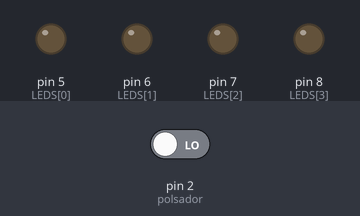
A sketch run on a simulated Arduino Uno, built with avr-gcc and run on an emulated ATmega328P. On the bench: output pins drawn as LEDs (lit = HIGH). Dashed ring = blinking. The test bench sets the inputs (shaded band); at power-on: pin 2 (polsador) LOW.

Above: at 1.2 s.
1.3 s: pin 2 (polsador) driven HIGH
At 4.2 s:
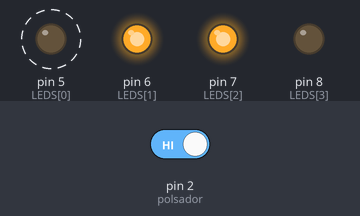
4.3 s: pin 2 (polsador) driven LOW
At 5.0 s:
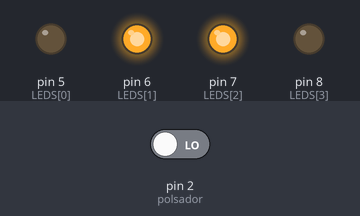
5.8 s: pin 2 (polsador) driven HIGH
At 8.2 s:
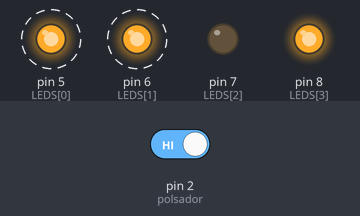
Timing chart, 0 to 17.8 s (numbered marks = the images above; inputs shaded):
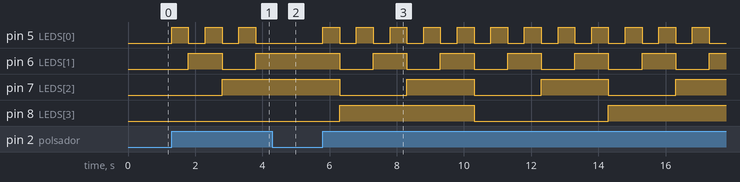

The sketch:

ARRAY8LEDS5.ino
```cpp
/****************************************************************
**                                                             **
**                          TÍTOL:                             **
**                       ARRAYde8LEDS 5                        **
**                                                             **
**  NOM: Mohamed el Marnissi                  DATA: 06/02/2017 **
****************************************************************/
//************************ INCLUDE ******************************


//*********************** VARIABLES *****************************

int LEDS[4] = {5, 6, 7, 8};// estableix array amb valor int de 4 variables
int comptar=1;//estableix variable comptar amb valor int
int t=500;// estableix variable t amb valor int
const int polsador=2;//estableix la variable polsador amb un valor constant int

//************************** SETUP ******************************

void setup() {                 // configura el final de salida

  for ( int i = 0; i < 4; i++)//inicia funcio for, estableix variable i amb un valor de 0 , condiciona, si i es inferior a 4 incrementa el valor de i en 1.
  {
    pinMode(LEDS[i], OUTPUT);// estableix totes les variables de l'array LEDS com a sortides
    pinMode(polsador,INPUT);//estableix la variable polsador com a sortida
  }
}

//*************************** LOOP ******************************

void loop() {
while(comptar<16&&digitalRead(polsador)==HIGH)//inicia funcio while, amb condicio de que la varaible comptar sigui inferior a 16 i que la entrada digital polsador estigui on(HIGH)
{
  for(int i=0;i<4;i++)//inicia funcio for, estableix variable i amb un valor de 0 , condiciona, si i es inferior a 4 incrementa el valor de i en 1.
  {
    if(bitRead(comptar,i)==1)//inicia funcio if , amb la condicio , si lectura de bit de la variable comptar de la posicio i es igual a 1 ...
   {
    digitalWrite(LEDS[i], HIGH);//Escriu sortida digital de l'array de LEDS amb posicio i.
   }
   if(bitRead(comptar,i)== 0 )//inicia funcio if , amb la condicio , si lectura de bit de la variable comptar de la posicio i es igual a 0 ...
   {
   digitalWrite(LEDS[i], LOW);//Escriu sortida digital de l'array de LEDS amb posicio i.
  }
}
delay(t);//S'espera valor de variable t
comptar++;//incrementa el valor de la variable comptar en 1.
}
if(comptar==16)//inicia funcio if amb la condicio de que la variable comptar sigui igual a 16
{
  comptar=0;//la variable comptar passa a valdre 0
}
}

//************************** FUNCIONS ***************************
```

Measured:
- after the input at 1.3 s, pin 5 (LEDS[0]): alternates HIGH for 0.50 s and LOW for 0.50 s, starting at once; pin 6 (LEDS[1]): LOW → HIGH after 0.50 s, → LOW 1.0 s later, → HIGH 1.0 s later; pin 7 (LEDS[2]): LOW → HIGH after 1.5 s
- after the input at 4.3 s, pin 5 (LEDS[0]): stays LOW (without the input it goes to HIGH after 0.00 s); pin 6 (LEDS[1]), pin 7 (LEDS[2]): stays HIGH (without the input it goes to LOW after 0.50 s); pin 8 (LEDS[3]): stays LOW (without the input it goes to HIGH after 0.50 s)
- after the input at 5.8 s, pin 5 (LEDS[0]): alternates HIGH for 0.50 s and LOW for 0.50 s, starting at once; pin 6 (LEDS[1]): alternates HIGH for 1.0 s and LOW for 1.0 s, starting after 0.50 s
